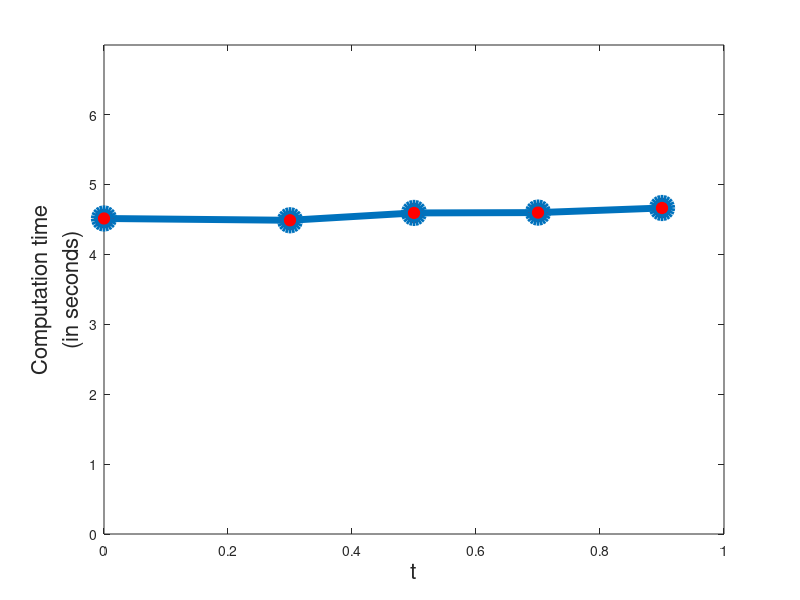
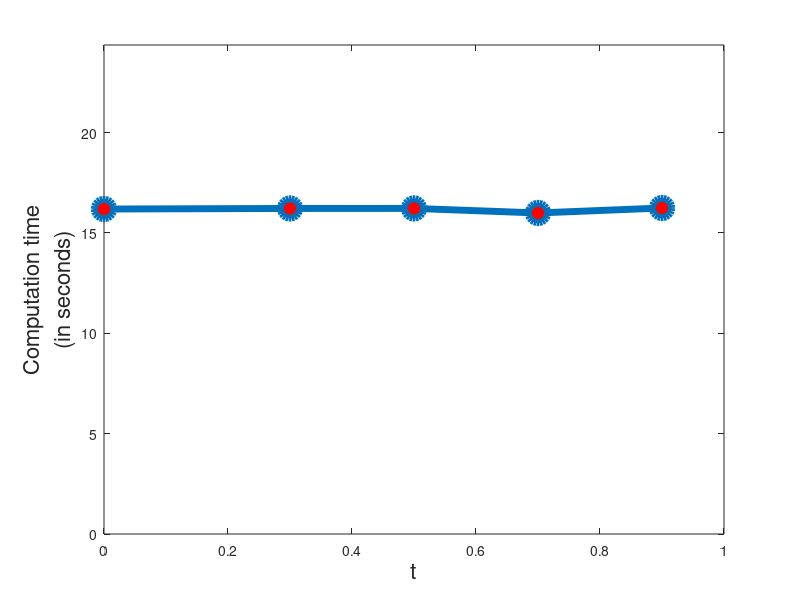
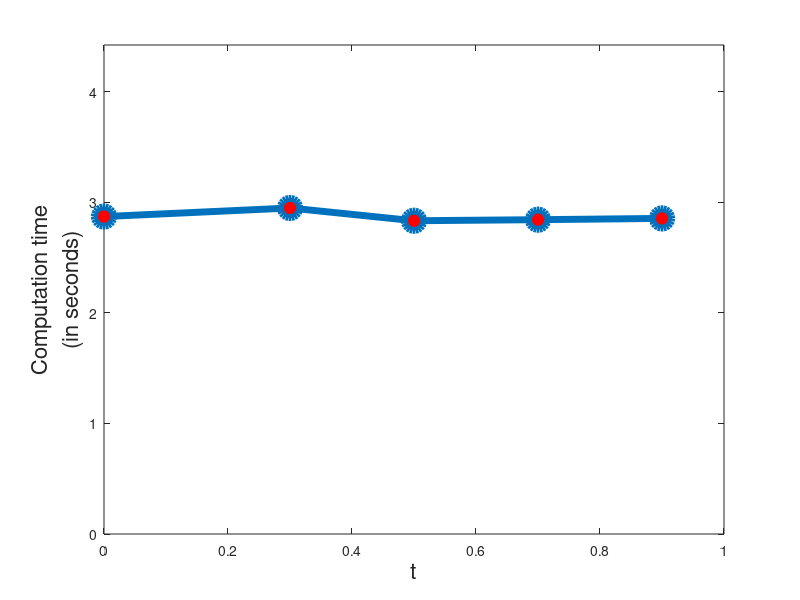
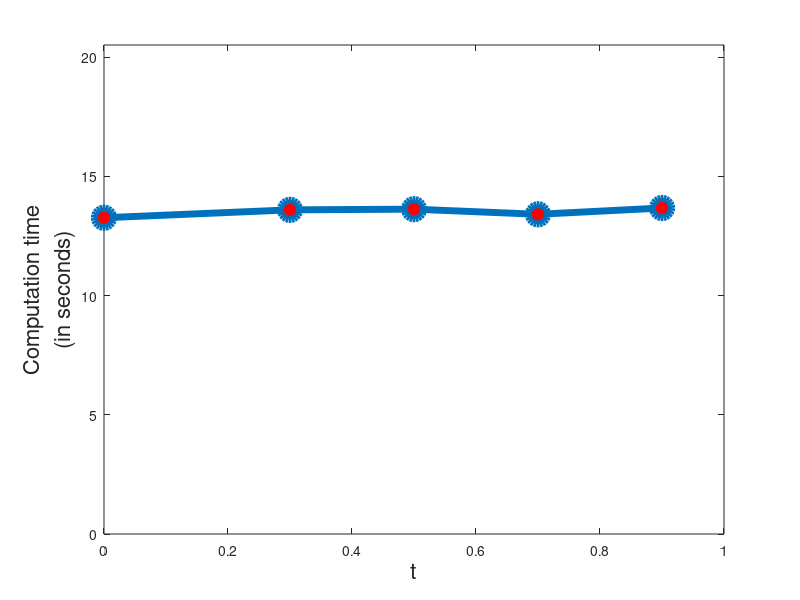

These figures' MATLAB source, in order:
t = [0 0.3 0.5 0.7 0.9]';
%A opt with N =1001
A1001 = [2.870341 2.947939  2.832736  2.842263  2.853800]';
%A opt with N =5001
A5001 = [13.268557 13.599972 13.629027 13.413515 13.677847]'; 
%D opt with N =1001
D1001 = [4.513202 4.487485  4.592582 4.597348 4.663097]';

%D opt with N =5001
D5001 = [16.188163 16.217196 16.218664 15.991854 16.239503]';
figure
  h1 = plot(t,D1001,'o-','linewidth',5,'markersize',14,'markerfacecolor','Red');
  xlabel('t','FontSize', 16); % x-axis label
  ylabel({'Computation time', '(in seconds)'},'FontSize', 16); % y-axis label
  xlim([0, 1]);
  ylim([0, max(D1001)*1.5]);
figure
  h2 = plot(t,D5001,'o-','linewidth',5,'markersize',14,'markerfacecolor','Red');
  xlabel('t','FontSize', 16); % x-axis label
  ylabel({'Computation time', '(in seconds)'},'FontSize', 16); % y-axis label
  xlim([0, 1]);
  ylim([0, max(D5001)*1.5]);
figure
  h3 = plot(t,A1001,'o-','linewidth',5,'markersize',14,'markerfacecolor','Red');
  xlabel('t','FontSize', 16); % x-axis label
  ylabel({'Computation time', '(in seconds)'},'FontSize', 16); % y-axis label
  xlim([0, 1]);
  ylim([0, max(A1001)*1.5]);
figure
  h4 = plot(t,A5001,'o-','linewidth',5,'markersize',14,'markerfacecolor','Red');
  xlabel('t','FontSize', 16); % x-axis label
  ylabel({'Computation time', '(in seconds)'},'FontSize', 16); % y-axis label
  xlim([0, 1]);
  ylim([0, max(A5001)*1.5]);